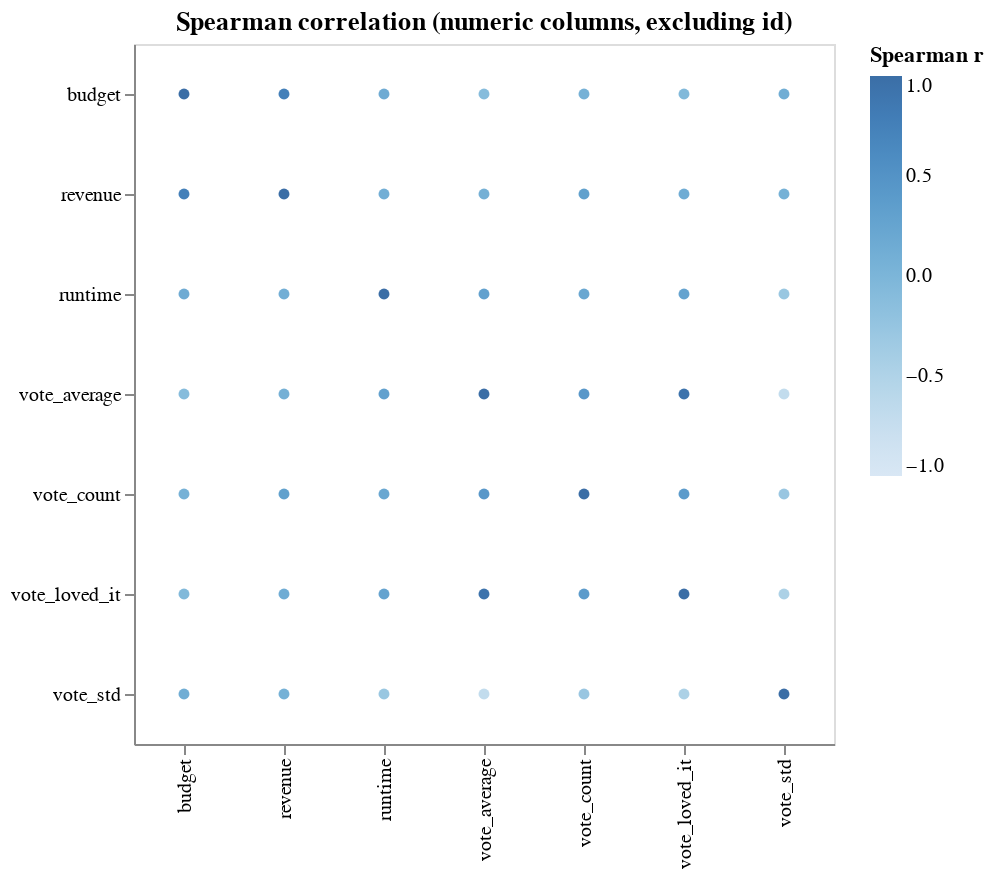

Source (notebook cell):
### Markdown cell above
<div class="alert alert-warning" style="color:black">

### Question 2.3 (Optional)
rubric={viz:0.5,accuracy:0.5}
    
<h4>Python</h4>
<p>Another way of viewing the pairwise relationships between numerical column is to assess their correlation coefficients. It can be a good idea to use spearman instead of pearson correlation in order to pick up nonlinearities, so make sure to use that below.</p>
<p>I have done most of the wrangling, but you need to fill in the one blank and then view the dataframe to figure out how to plot it. Use some type of point plot with a marker of your choice and make an informed decision of which encoding channels to map the different data frame columns to.</p>

</div>

### Code cell
# YOUR ANSWER GOES HERE
import altair as alt

corr_df = df[numeric_cols].corr(method="spearman").stack().reset_index(name='corr')

alt.Chart(corr_df).mark_point(filled = True, opacity=0.8).encode(
    x=alt.X("level_0:N", title=None),
    y=alt.Y("level_1:N", title=None),
    color=alt.Color("corr:Q", scale=alt.Scale(domain=[-1, 1]), title="Spearman r"),
    tooltip=["level_0", "level_1", alt.Tooltip("corr:Q", format=".3f")]
).properties(
    width=350,
    height=350,
    title="Spearman correlation (numeric columns, excluding id)"
)

### Figure 1 — Vega-Lite specification as saved in the notebook (floating-point values rounded to 4 significant figures)
{"config": {"view": {"continuousWidth": 300, "continuousHeight": 300}}, "data": {"name": "data-e09f772660244d1d94d2465437525077"}, "mark": {"type": "point", "filled": true, "opacity": 0.8}, "encoding": {"color": {"field": "corr", "scale": {"domain": [-1, 1]}, "title": "Spearman r", "type": "quantitative"}, "tooltip": [{"field": "level_0", "type": "nominal"}, {"field": "level_1", "type": "nominal"}, {"field": "corr", "format": ".3f", "type": "quantitative"}], "x": {"field": "level_0", "title": null, "type": "nominal"}, "y": {"field": "level_1", "title": null, "type": "nominal"}}, "height": 350, "title": "Spearman correlation (numeric columns, excluding id)", "width": 350, "$schema": "https://vega.github.io/schema/vega-lite/v6.1.0.json", "datasets": {"data-e09f772660244d1d94d2465437525077": [{"level_0": "runtime", "level_1": "runtime", "corr": 1.0}, {"level_0": "runtime", "level_1": "budget", "corr": 0.1474}, {"level_0": "runtime", "level_1": "revenue", "corr": 0.1062}, {"level_0": "runtime", "level_1": "vote_average", "corr": 0.296}, {"level_0": "runtime", "level_1": "vote_loved_it", "corr": 0.2677}, {"level_0": "runtime", "level_1": "vote_count", "corr": 0.2083}, {"level_0": "runtime", "level_1": "vote_std", "corr": -0.2922}, {"level_0": "budget", "level_1": "runtime", "corr": 0.1474}, {"level_0": "budget", "level_1": "budget", "corr": 1.0}, {"level_0": "budget", "level_1": "revenue", "corr": 0.759}, {"level_0": "budget", "level_1": "vote_average", "corr": -0.1067}, {"level_0": "budget", "level_1": "vote_loved_it", "corr": -0.05993}, {"level_0": "budget", "level_1": "vote_count", "corr": 0.06508}, {"level_0": "budget", "level_1": "vote_std", "corr": 0.1345}, {"level_0": "revenue", "level_1": "runtime", "corr": 0.1062}, {"level_0": "revenue", "level_1": "budget", "corr": 0.759}, {"level_0": "revenue", "level_1": "revenue", "corr": 1.0}, {"level_0": "revenue", "level_1": "vote_average", "corr": 0.08315}, {"level_0": "revenue", "level_1": "vote_loved_it", "corr": 0.143}, {"level_0": "revenue", "level_1": "vote_count", "corr": 0.3116}, {"level_0": "revenue", "level_1": "vote_std", "corr": 0.07445}, {"level_0": "vote_average", "level_1": "runtime", "corr": 0.296}, {"level_0": "vote_average", "level_1": "budget", "corr": -0.1067}, {"level_0": "vote_average", "level_1": "revenue", "corr": 0.08315}, {"level_0": "vote_average", "level_1": "vote_average", "corr": 1.0}, {"level_0": "vote_average", "level_1": "vote_loved_it", "corr": 0.9348}, {"level_0": "vote_average", "level_1": "vote_count", "corr": 0.4395}, {"level_0": "vote_average", "level_1": "vote_std", "corr": -0.703}, {"level_0": "vote_loved_it", "level_1": "runtime", "corr": 0.2677}, {"level_0": "vote_loved_it", "level_1": "budget", "corr": -0.05993}, {"level_0": "vote_loved_it", "level_1": "revenue", "corr": 0.143}, {"level_0": "vote_loved_it", "level_1": "vote_average", "corr": 0.9348}, {"level_0": "vote_loved_it", "level_1": "vote_loved_it", "corr": 1.0}, {"level_0": "vote_loved_it", "level_1": "vote_count", "corr": 0.3824}, {"level_0": "vote_loved_it", "level_1": "vote_std", "corr": -0.4667}, {"level_0": "vote_count", "level_1": "runtime", "corr": 0.2083}, {"level_0": "vote_count", "level_1": "budget", "corr": 0.06508}, {"level_0": "vote_count", "level_1": "revenue", "corr": 0.3116}, {"level_0": "vote_count", "level_1": "vote_average", "corr": 0.4395}, {"level_0": "vote_count", "level_1": "vote_loved_it", "corr": 0.3824}, {"level_0": "vote_count", "level_1": "vote_count", "corr": 1.0}, {"level_0": "vote_count", "level_1": "vote_std", "corr": -0.286}, {"level_0": "vote_std", "level_1": "runtime", "corr": -0.2922}, {"level_0": "vote_std", "level_1": "budget", "corr": 0.1345}, {"level_0": "vote_std", "level_1": "revenue", "corr": 0.07445}, {"level_0": "vote_std", "level_1": "vote_average", "corr": -0.703}, {"level_0": "vote_std", "level_1": "vote_loved_it", "corr": -0.4667}, {"level_0": "vote_std", "level_1": "vote_count", "corr": -0.286}, {"level_0": "vote_std", "level_1": "vote_std", "corr": 1.0}]}}
